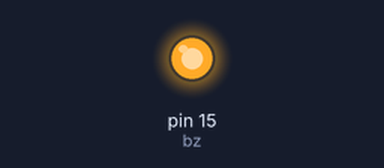
This sketch was run on a simulated Arduino Uno, built with avr-gcc and run on an emulated ATmega328P. Parts: output pins drawn as LEDs (lit = HIGH).

Above: at 0.1 s.
At 9.1 s:
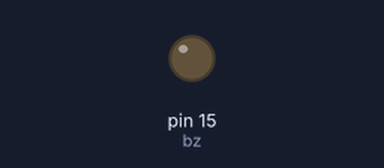
Timing chart, 0 to 10.6 s (numbered marks = the images above):
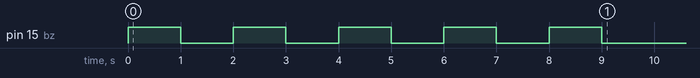

The sketch:

2_bz.ino
```cpp
#define bz 15

void setup() {
  // put your setup code here, to run once:
  pinMode(bz, OUTPUT);
  for(int i=0 ; i<5 ; i++){
    digitalWrite(bz, HIGH);
    delay(1000);
    digitalWrite(bz, LOW);
    delay(1000);
  }
}


void loop() {
  // put your main code here, to run repeatedly:

}
```
